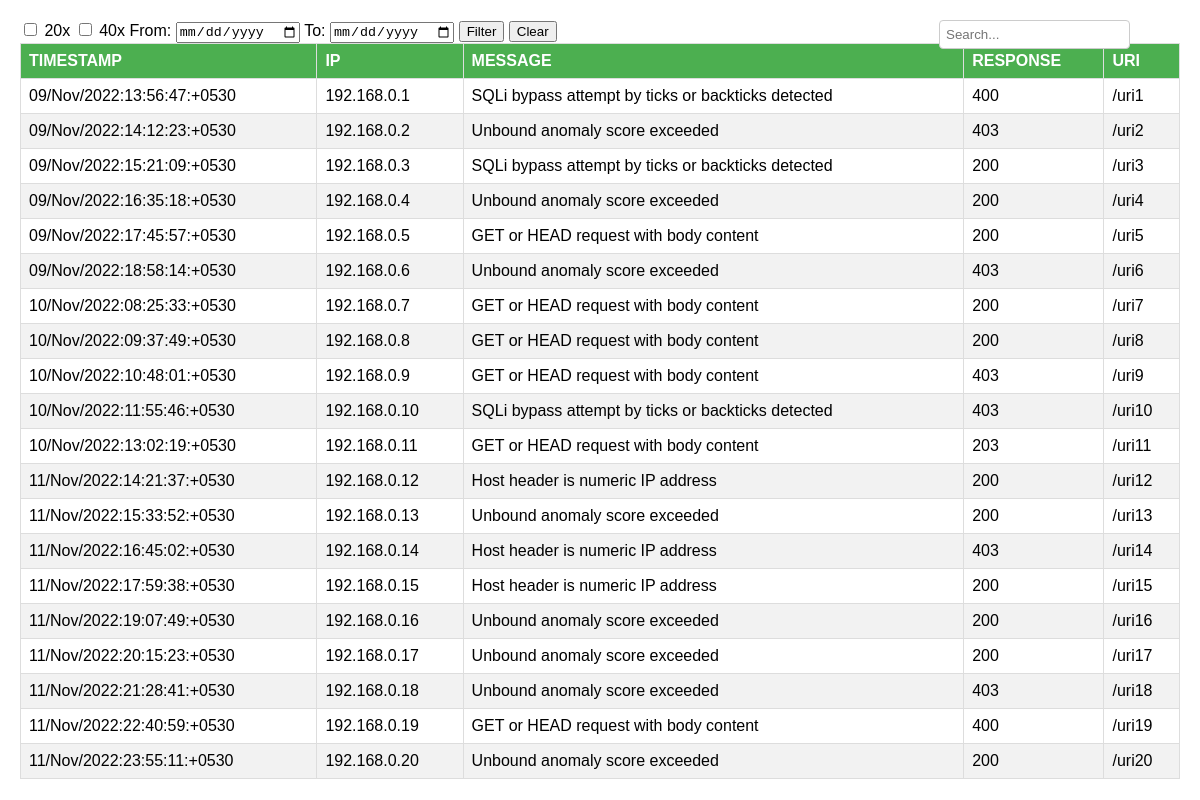
The page / on the database its author committed.
### tables this page shows
CREATE TABLE "threat" (
"TIMESTAMP" TEXT,
  "IP" TEXT,
  "MESSAGE" TEXT,
  "RESPONSE" INTEGER,
  "URI" TEXT
);

### main.py (the view)
@app.route('/', methods=['GET', 'POST'])
def index():
    conn = sqlite3.connect('vedas.db')
    cur = conn.cursor()
    if request.method == 'POST':
        selected_responses = request.form.getlist('response')
        from_date = request.form['from_date']
        to_date = request.form['to_date']
        if from_date and to_date:
            from_date_obj = datetime.strptime(from_date, '%Y-%m-%d').date()
            to_date_obj = datetime.strptime(to_date, '%Y-%m-%d').date()
        else:
            from_date_obj = datetime.min.date()
            to_date_obj = datetime.max.date()
        data = get_filtered_results(from_date_obj, to_date_obj, selected_responses)
    else:
        cur.execute('SELECT * FROM threat')
        data = cur.fetchall()
    conn.close()
    return render_template('search.html', data=data)

### templates/search.html (shortened to what this page needs)
<!DOCTYPE html>
<html>
<head>
  <!DOCTYPE html>
  <html>
  <head>
  </head>
  <body>
  </body>
  </html>
</head>
<body>
    <form method="post" id="filter-form">
        <label><input type="checkbox" name="response" value="20x" class="response-checkbox"> 20x</label>
        <label><input type="checkbox" name="response" value="40x" class="response-checkbox"> 40x</label>
        <label for="from_date">From:</label>
        <input type="date" name="from_date" id="from_date">
        <label for="to_date">To:</label>
        <input type="date" name="to_date" id="to_date">
        <button type="submit">Filter</button>
        <button id="clear-button">Clear</button>
    </form>
    <div class="search-area">
        <input type="text" id="search-input" class="search-input" placeholder="Search...">
    </div>
    <table class="data">
        <thead>
            <tr>
                <th>TIMESTAMP</th>
                <th>IP</th>
                <th>MESSAGE</th>
                <th>RESPONSE</th>
                <th>URI</th>
            </tr>
        </thead>
        <tbody>
            {% for row in data %}
            <tr>
                <td>{{ row[0] }}</td>
                <td>{{ row[1] }}</td>
                <td>{{ row[2] }}</td>
                <td>{{ row[3] }}</td>
                <td>{{ row[4] }}</td>
            </tr>
            {% endfor %}
        </tbody>
    </table>
</body>
</html>

### templates/search.html (style rules this page uses)
body { font-family: Arial, sans-serif; margin: 20px; }
table.data { border-collapse: collapse; width: 100%; margin-bottom: 20px; }
th, td { border: 1px solid #ddd; padding: 8px; text-align: left; }
th { background-color: #4CAF50; color: white; }
tr:nth-child(even) { background-color: #f2f2f2; }
.search-area { position: absolute; top: 20px; right: 70px; }
.search-input { padding: 6px; border-radius: 4px; border: 1px solid #ccc; outline: none; }

### rows shown on the page
threat: TIMESTAMP "09/Nov/2022:13:56:47:+0530", IP "192.168.0.1", MESSAGE "SQLi bypass attempt by ticks or backticks detected", RESPONSE "400", URI "/uri1"
threat: TIMESTAMP "09/Nov/2022:14:12:23:+0530", IP "192.168.0.2", MESSAGE "Unbound anomaly score exceeded", RESPONSE "403", URI "/uri2"
threat: TIMESTAMP "09/Nov/2022:15:21:09:+0530", IP "192.168.0.3", MESSAGE "SQLi bypass attempt by ticks or backticks detected", RESPONSE "200", URI "/uri3"
threat: TIMESTAMP "09/Nov/2022:16:35:18:+0530", IP "192.168.0.4", MESSAGE "Unbound anomaly score exceeded", RESPONSE "200", URI "/uri4"
threat: TIMESTAMP "09/Nov/2022:17:45:57:+0530", IP "192.168.0.5", MESSAGE "GET or HEAD request with body content", RESPONSE "200", URI "/uri5"
threat: TIMESTAMP "09/Nov/2022:18:58:14:+0530", IP "192.168.0.6", MESSAGE "Unbound anomaly score exceeded", RESPONSE "403", URI "/uri6"
threat: TIMESTAMP "10/Nov/2022:08:25:33:+0530", IP "192.168.0.7", MESSAGE "GET or HEAD request with body content", RESPONSE "200", URI "/uri7"
threat: TIMESTAMP "10/Nov/2022:09:37:49:+0530", IP "192.168.0.8", MESSAGE "GET or HEAD request with body content", RESPONSE "200", URI "/uri8"
threat: TIMESTAMP "10/Nov/2022:10:48:01:+0530", IP "192.168.0.9", MESSAGE "GET or HEAD request with body content", RESPONSE "403", URI "/uri9"
threat: TIMESTAMP "10/Nov/2022:11:55:46:+0530", IP "192.168.0.10", MESSAGE "SQLi bypass attempt by ticks or backticks detected", RESPONSE "403", URI "/uri10"
threat: TIMESTAMP "10/Nov/2022:13:02:19:+0530", IP "192.168.0.11", MESSAGE "GET or HEAD request with body content", RESPONSE "203", URI "/uri11"
threat: TIMESTAMP "11/Nov/2022:14:21:37:+0530", IP "192.168.0.12", MESSAGE "Host header is numeric IP address", RESPONSE "200", URI "/uri12"
threat: TIMESTAMP "11/Nov/2022:15:33:52:+0530", IP "192.168.0.13", MESSAGE "Unbound anomaly score exceeded", RESPONSE "200", URI "/uri13"
threat: TIMESTAMP "11/Nov/2022:16:45:02:+0530", IP "192.168.0.14", MESSAGE "Host header is numeric IP address", RESPONSE "403", URI "/uri14"
threat: TIMESTAMP "11/Nov/2022:17:59:38:+0530", IP "192.168.0.15", MESSAGE "Host header is numeric IP address", RESPONSE "200", URI "/uri15"
threat: TIMESTAMP "11/Nov/2022:19:07:49:+0530", IP "192.168.0.16", MESSAGE "Unbound anomaly score exceeded", RESPONSE "200", URI "/uri16"
threat: TIMESTAMP "11/Nov/2022:20:15:23:+0530", IP "192.168.0.17", MESSAGE "Unbound anomaly score exceeded", RESPONSE "200", URI "/uri17"
threat: TIMESTAMP "11/Nov/2022:21:28:41:+0530", IP "192.168.0.18", MESSAGE "Unbound anomaly score exceeded", RESPONSE "403", URI "/uri18"
threat: TIMESTAMP "11/Nov/2022:22:40:59:+0530", IP "192.168.0.19", MESSAGE "GET or HEAD request with body content", RESPONSE "400", URI "/uri19"
threat: TIMESTAMP "11/Nov/2022:23:55:11:+0530", IP "192.168.0.20", MESSAGE "Unbound anomaly score exceeded", RESPONSE "200", URI "/uri20"
